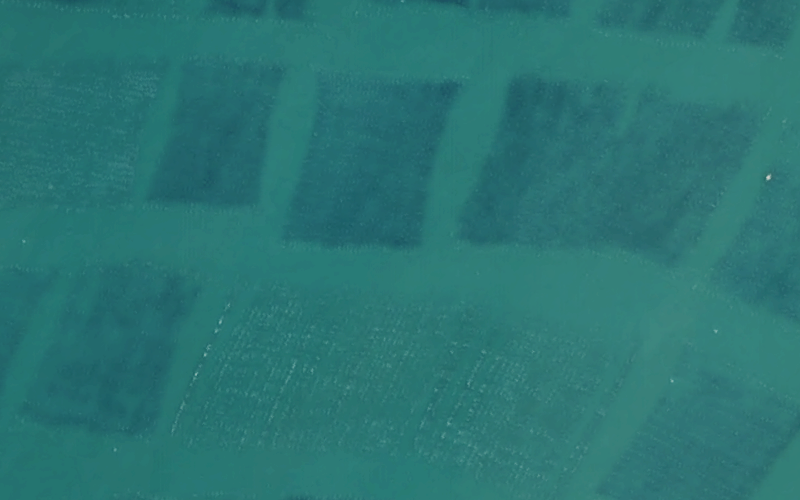
#> input picture data/images/train/1035.png, 800 x 500 px
$ python -i preprocessing.py   (imports and definitions only)
#> lines starting #> are read from the running program, lines starting #| are printed output that depends on the picture
#> further down, picture is the input picture: PIL image 800x500 RGB; mean R, G, B 42.3, 117.1, 115.6
from PIL import Image
from PIL import ImageFile
import random
from tqdm import tqdm


ImageFile.LOAD_TRUNCATED_IMAGES = True
Image.MAX_IMAGE_PIXELS = None


train_path = "../toUser/train/"
train_imgs = []
train_masks = []

# [5 lines not run here, left out]


# [1 line that did not run here, left out]
# [1 line that did not run here, left out]
# 旋转img2，裁掉黑边
# [1 line that did not run here, left out]
# [1 line that did not run here, left out]


(left, upper, right, lower) = (2992.0, 1500.0, 15932.0, 22680.0)
# [1 line that did not run here, left out]
# [1 line that did not run here, left out]
# img2.save(train_path + "img2/img2_rotated_cropped.tif")
# img2_mask.save(train_path + "img2/img2_mask_rotated_cropped.tif")

# img1: (22019, 11369), img2: (12940, 21180) -> (640, 640)
crop_size = (640, 640)

def crop_img(img: Image, width_overlap=160):
    # 将两张图片裁剪成相同形状的一组图像
    # 重叠 160 的宽度（根据可能的最小渔排的大小和图像裁剪大小来确定）----> TODO: 80 and only train
#> called with width_overlap = 160
    (width, height) = img.size  # (img.width, img.height)
#> width = 800; height = 500
    img_list = []

    num_cols, remainder_x = width // crop_size[0], width % crop_size[0]
#> num_cols = 1; remainder_x = 160
    num_rows, remainder_y = height // crop_size[1], height % crop_size[1]
#> num_rows = 0; remainder_y = 500
    remainder = 80  # 根据可能的最小渔排的大小来确定
    if remainder_x >= remainder and remainder_y >= remainder:
        img = img.resize(((num_cols + 1) * crop_size[0], (num_rows + 1) * crop_size[1]))
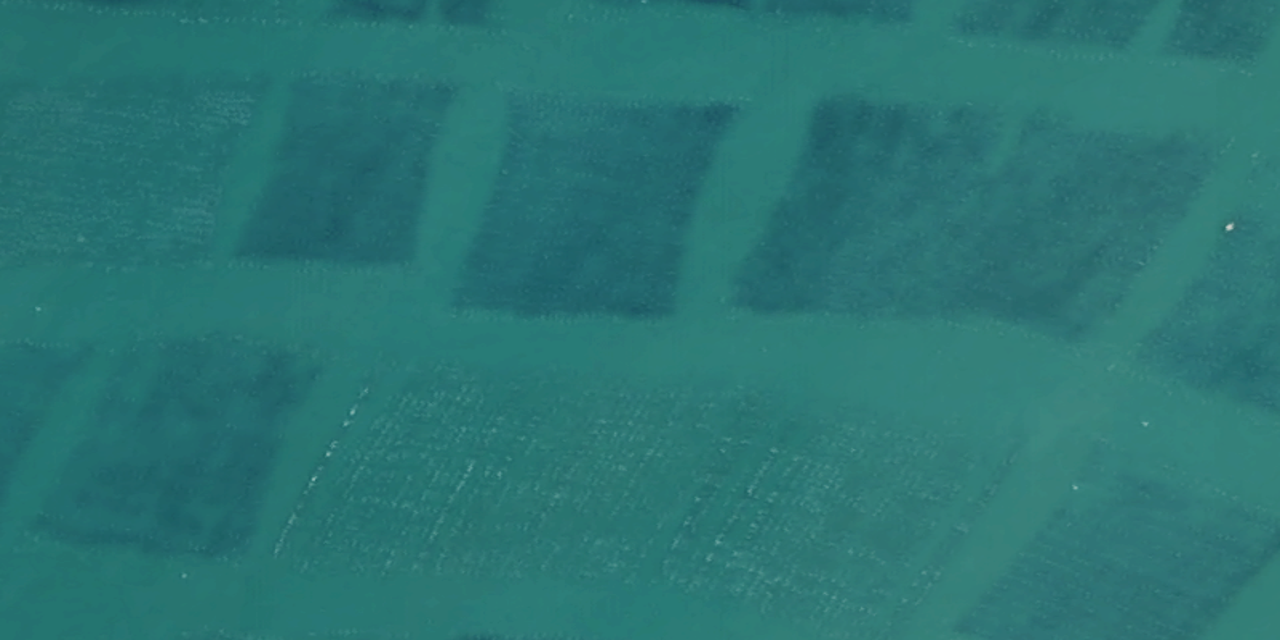
#> img: PIL image 1280x640 RGB; mean R, G, B 42.3, 117.1, 115.6

    elif remainder_x >= remainder and remainder_x < remainder:
        img = img.resize(((num_cols + 1) * crop_size[0], num_rows * crop_size[1]))

    elif remainder_x < remainder and remainder_x >= remainder:
        img = img.resize((num_cols * crop_size[0], (num_rows + 1) * crop_size[1]))

    else:
        img = img.resize((num_cols * crop_size[0], num_rows * crop_size[1]))

    (new_w, new_h) = img.size
#> new_w = 1280; new_h = 640
    new_img = Image.new('RGB', size=(new_w + width_overlap * 2, new_h + width_overlap * 2))
#> new_img: PIL image 1600x960 RGB; every value is 0
    new_nc, new_nr = new_w // (crop_size[0]), new_w // (crop_size[1])
#> new_nc = 2; new_nr = 2

    new_img.paste(img, box=(width_overlap, width_overlap))
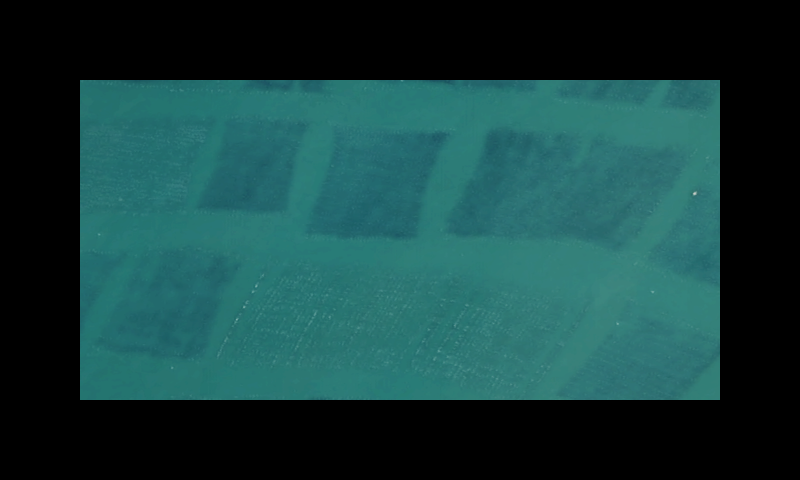
#> new_img: PIL image 1600x960 RGB (shown at 1/2 size); mean R, G, B 22.6, 62.5, 61.7
    # new_img.show()
    top = 0
    for i in tqdm(range(new_nr)):
        left = 0
        bottom = top + crop_size[0]
        for j in range(new_nc):
            right = left + crop_size[1]
            cropped_img = new_img.crop((left, top, right, bottom))
            img_list.append(cropped_img)
            left = right - width_overlap  # 更新下一小块图像的左边界

        top = bottom - width_overlap
#> after the loop, img_list = 4 items


    return img_list


# [1 line that did not run here, left out]
# [1 line that did not run here, left out]
# [1 line that did not run here, left out]
# [1 line that did not run here, left out]

# [1 line that did not run here, left out]
# [1 line that did not run here, left out]


def train_val_split(X, test_size=0.3):
    '''生成从 0 到 len(X) 的序列，打乱序列，将序列最后的那部分作为
       验证集，返回打乱后的训练集和验证集的序号'''
    random.seed(2024)
    nums = len(X)
    train_index = [i for i in range(nums)]
    test_num = round(nums * test_size)  # 验证集的数据个数
    random.shuffle(train_index)
    val_index = train_index[(nums - test_num): nums]
    train_index = train_index[0: (nums - test_num)]
    return train_index, val_index

# [19 lines of commented-out code are left out]


# [3 lines not run here, left out]

>>> from PIL import Image
>>> picture = Image.open('data/images/train/1035.png')
>>> result = crop_img(picture)
#> result = 4 items

$ run again, on data/images/train/1059.png
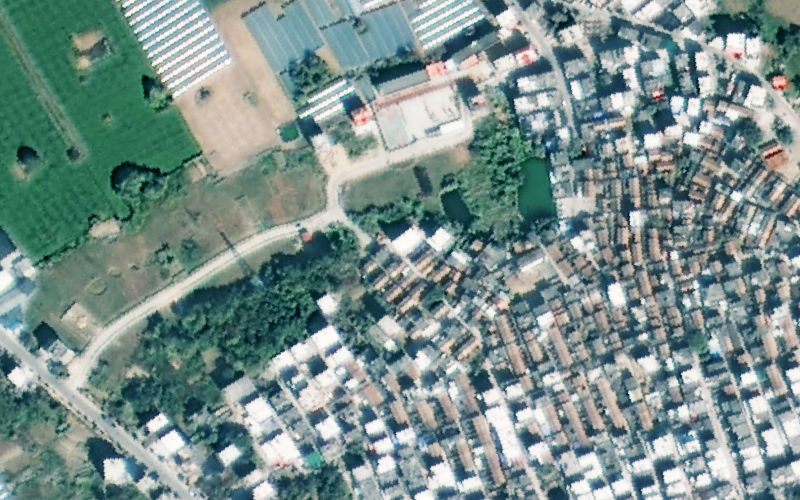
#> input picture data/images/train/1059.png, 800 x 500 px
#> picture is the input picture: PIL image 800x500 RGB; mean R, G, B 122.3, 143.7, 140.2
#> in crop_img, `img = img.resize(((num_cols + 1) * crop_size[0], (num_rows + 1) * crop..`:
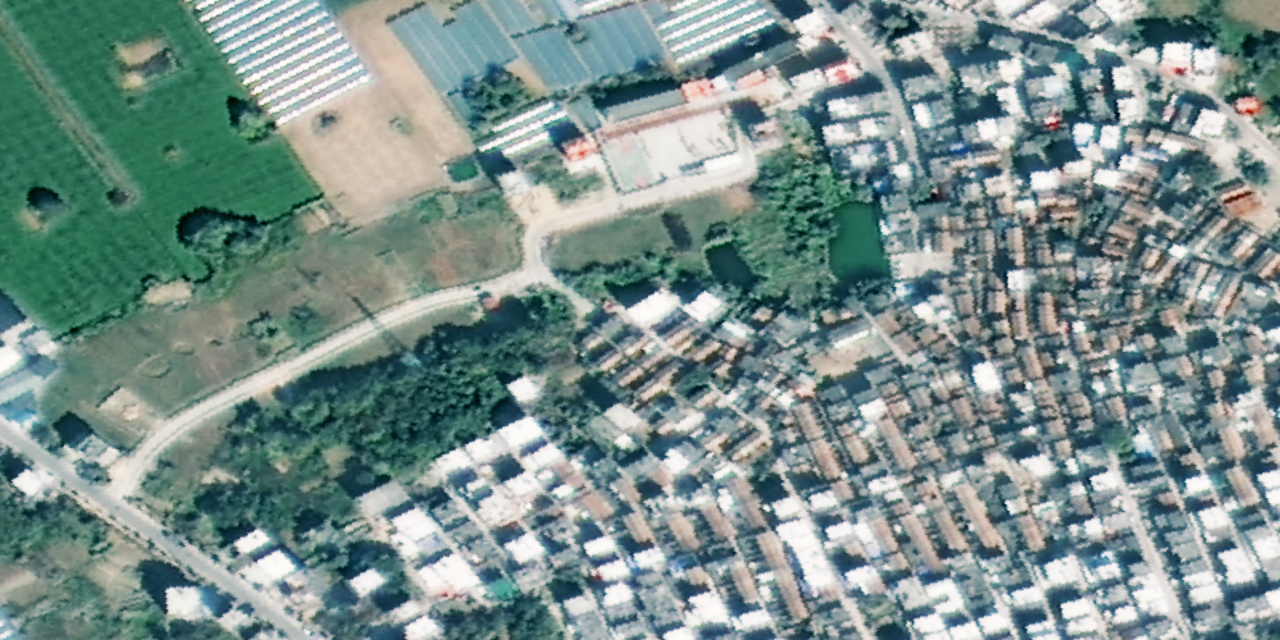
#> img: PIL image 1280x640 RGB; mean R, G, B 122.3, 143.7, 140.2
#> in crop_img, `new_img.paste(img, box=(width_overlap, width_overlap))`:
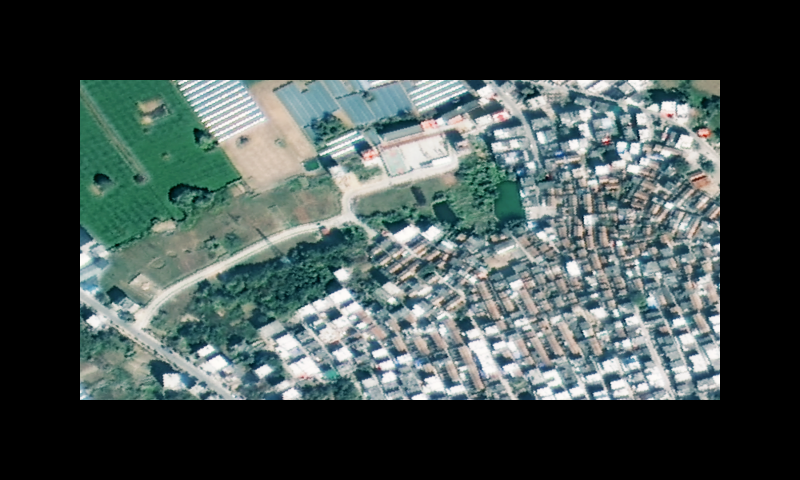
#> new_img: PIL image 1600x960 RGB (shown at 1/2 size); mean R, G, B 65.2, 76.6, 74.8
#> after the loop in crop_img, `for i in tqdm(range(new_nr)):`: img_list = 4 items

$ run again, on data/images/train/1113.png
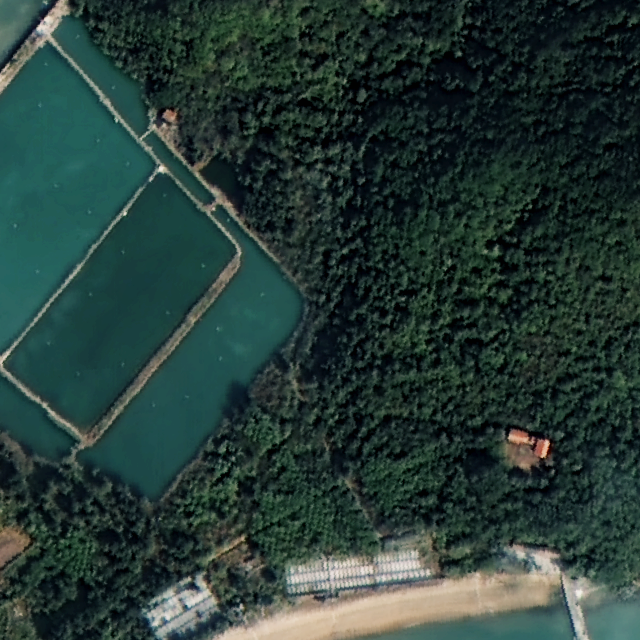
#> input picture data/images/train/1113.png, 640 x 640 px
#> picture is the input picture: PIL image 640x640 RGB; mean R, G, B 39.4, 59.8, 54.6
#> in crop_img, `new_img.paste(img, box=(width_overlap, width_overlap))`:
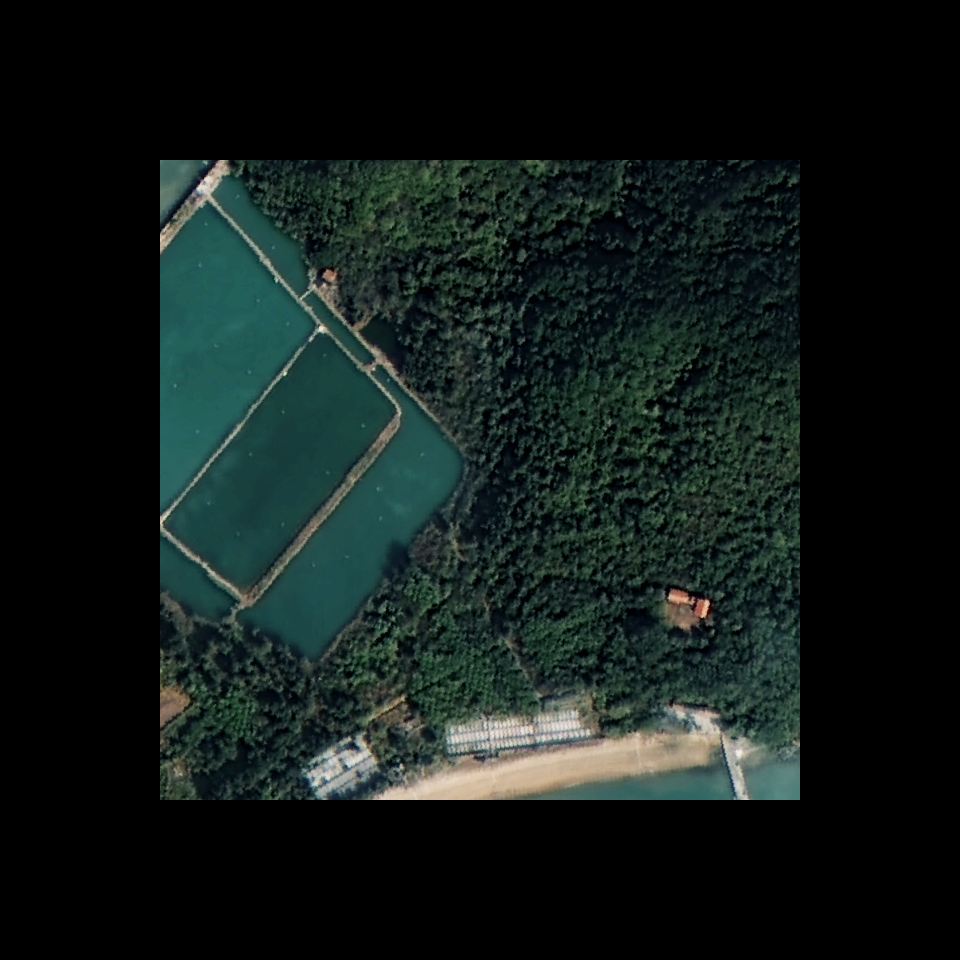
#> new_img: PIL image 960x960 RGB; mean R, G, B 17.5, 26.6, 24.3
#> after the loop in crop_img, `for i in tqdm(range(new_nr)):`: img_list = 1 item

$ run again, on data/images/train/1267.png
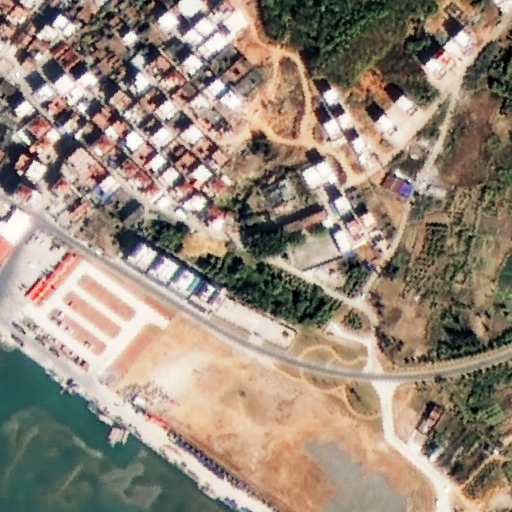
#> input picture data/images/train/1267.png, 512 x 512 px
#> picture is the input picture: PIL image 512x512 RGB; mean R, G, B 150.2, 136.1, 121.7
#> in crop_img, `new_img.paste(img, box=(width_overlap, width_overlap))`:
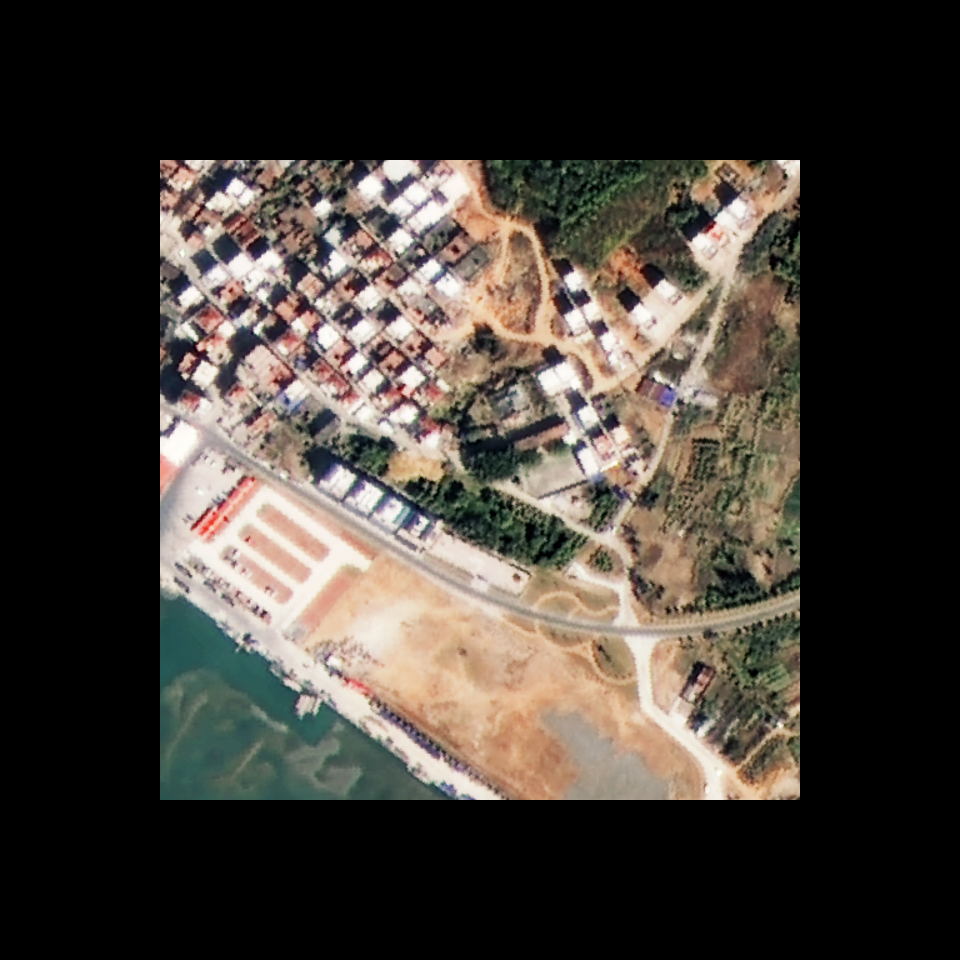
#> new_img: PIL image 960x960 RGB; mean R, G, B 66.8, 60.5, 54.1
#> after the loop in crop_img, `for i in tqdm(range(new_nr)):`: img_list = 1 item
